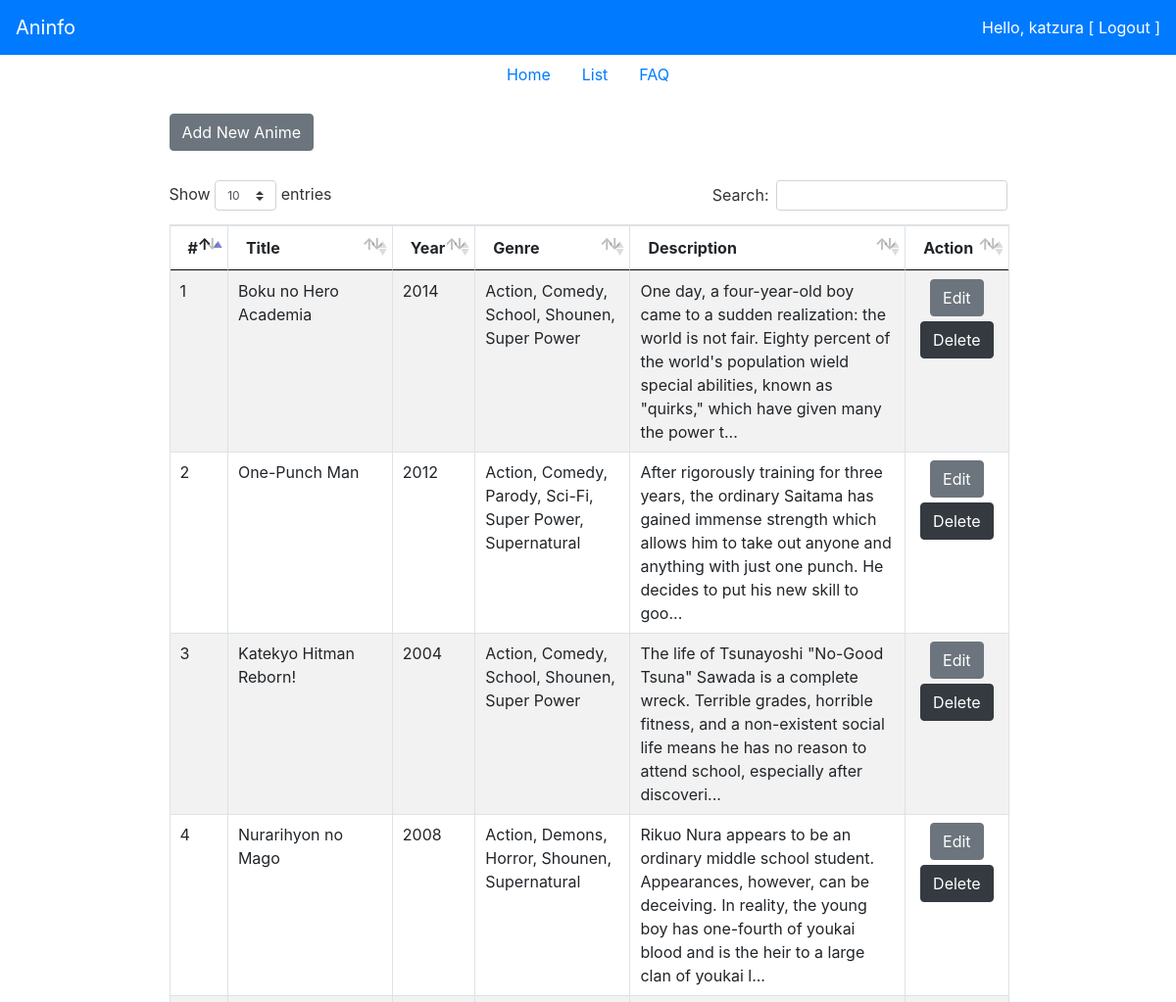
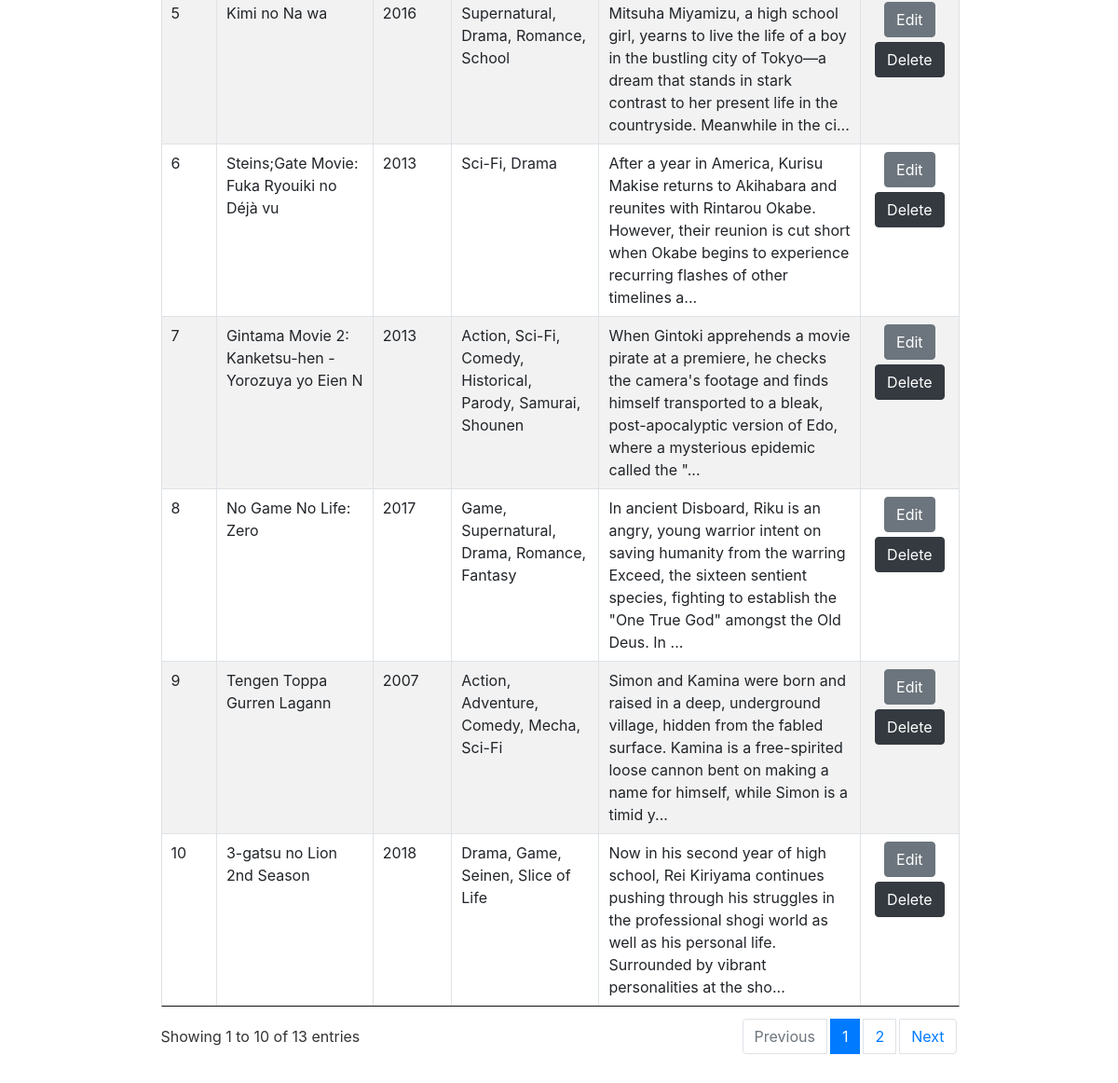
Screenshot of /?page=home-admin (signed in) with the database file from the repository (2 pictures, top to bottom).
### tables this page shows
CREATE TABLE `tb_anime` (
  `id` int(11) NOT NULL,
  `title` varchar(50) NOT NULL,
  `year` varchar(4) NOT NULL,
  `genre` text NOT NULL,
  `description` text NOT NULL,
  `cover` varchar(200) NOT NULL,
  `username` varchar(20) NOT NULL
);

### home-admin.php (the view, shortened to what this page needs)
<div class='col-sm-9' style='margin:10px auto 0 auto;'>
  <a href='?page=input-anime' class='btn btn-secondary' style="margin-bottom:30px;">Add New Anime</a>
  <table class="table table-striped table-bordered" style="width:100%" id="table-anime">
    <thead>
      <tr>
        <th scope="col">#</th>
        <th scope="col">Title</th>
        <th scope="col">Year</th>
        <th scope="col">Genre</th>
        <th scope="col">Description</th>
        <th scope="col">Action</th>
      </tr>
    </thead>
    <tbody>
      <?php
      $sql = "SELECT * FROM tb_anime";
      $result = mysqli_query($link, $sql);
      $i=1;
      if (mysqli_num_rows($result) > 0) {
        while($row = mysqli_fetch_assoc($result)) {
          echo "
          <tr scope='row'>
            <td>$i</td>
            <td>{$row['title']}</td>
            <td>{$row['year']}</td>
            <td>{$row['genre']}</td>
            <td>".substr($row['description'],0,200)."...</td>
            <td><center>
            <a class='btn btn-secondary' style='margin-bottom:5px;' href='?page=edit-anime&id={$row['id']}'>Edit</a>
            <a class='btn btn-dark' href='?page=home-admin&delete={$row['id']}'>Delete</a></center></td>
          </tr>
          ";
          $i++;
        }
      }
      ?>
    </tbody>
  </table>
</div>

### rows the page displays
tb_anime: title "Boku no Hero Academia", year "2014", genre "Action, Comedy, School, Shounen, Super Power", description "One day, a four-year-old boy came to a sudden realization: the world is not fair. Eighty percent of the world's population wield special abilities, known as \"quirks,\" which have given many the power t"
tb_anime: title "One-Punch Man", year "2012", genre "Action, Comedy, Parody, Sci-Fi, Super Power, Supernatural", description "After rigorously training for three years, the ordinary Saitama has gained immense strength which allows him to take out anyone and anything with just one punch. He decides to put his new skill to goo"
tb_anime: title "Katekyo Hitman Reborn!", year "2004", genre "Action, Comedy, School, Shounen, Super Power", description "The life of Tsunayoshi \"No-Good Tsuna\" Sawada is a complete wreck. Terrible grades, horrible fitness, and a non-existent social life means he has no reason to attend school, especially after discoveri"
tb_anime: title "Nurarihyon no Mago", year "2008", genre "Action, Demons, Horror, Shounen, Supernatural", description "Rikuo Nura appears to be an ordinary middle school student. Appearances, however, can be deceiving. In reality, the young boy has one-fourth of youkai blood and is the heir to a large clan of youkai l"
tb_anime: title "Kimi no Na wa", year "2016", genre "Supernatural, Drama, Romance, School", description "Mitsuha Miyamizu, a high school girl, yearns to live the life of a boy in the bustling city of Tokyo—a dream that stands in stark contrast to her present life in the countryside. Meanwhile in the ci"
tb_anime: title "Steins;Gate Movie: Fuka Ryouiki no Déjà vu", year "2013", genre "Sci-Fi, Drama", description "After a year in America, Kurisu Makise returns to Akihabara and reunites with Rintarou Okabe. However, their reunion is cut short when Okabe begins to experience recurring flashes of other timelines a"
tb_anime: title "Gintama Movie 2: Kanketsu-hen - Yorozuya yo Eien N", year "2013", genre "Action, Sci-Fi, Comedy, Historical, Parody, Samurai, Shounen", description "When Gintoki apprehends a movie pirate at a premiere, he checks the camera's footage and finds himself transported to a bleak, post-apocalyptic version of Edo, where a mysterious epidemic called the \""
tb_anime: title "No Game No Life: Zero", year "2017", genre "Game, Supernatural, Drama, Romance, Fantasy", description "In ancient Disboard, Riku is an angry, young warrior intent on saving humanity from the warring Exceed, the sixteen sentient species, fighting to establish the \"One True God\" amongst the Old Deus. In"
tb_anime: title "Tengen Toppa Gurren Lagann", year "2007", genre "Action, Adventure, Comedy, Mecha, Sci-Fi", description "Simon and Kamina were born and raised in a deep, underground village, hidden from the fabled surface. Kamina is a free-spirited loose cannon bent on making a name for himself, while Simon is a timid y"
tb_anime: title "3-gatsu no Lion 2nd Season", year "2018", genre "Drama, Game, Seinen, Slice of Life", description "Now in his second year of high school, Rei Kiriyama continues pushing through his struggles in the professional shogi world as well as his personal life. Surrounded by vibrant personalities at the sho"

### other values shown
$_SESSION['user-session'] "katzura"
